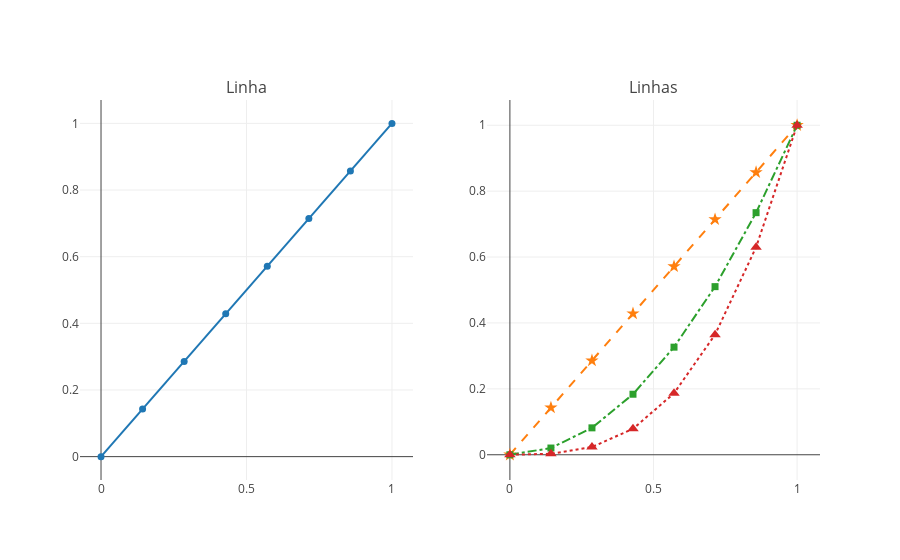

Here is the notebook cell this chart was saved with:
### Code cell
%%time
fig = tools.make_subplots(rows=1, cols=2, print_grid=False,
                          subplot_titles=['Linha', 'Linhas'])

fig.append_trace(linA, 1, 1)
fig.append_trace(linB, 1, 2)
fig.append_trace(quad, 1, 2)
fig.append_trace(cubi, 1, 2)

iplot(fig, filename='grafico-linha', show_link=False)

### Figure 1 — Plotly figure (JSON) as saved in the notebook; plotly's stock layout.template omitted (floating-point values rounded to 4 significant figures)
{"data": [{"marker": {"size": 7, "symbol": "circle"}, "mode": "lines+markers", "name": "linear", "showlegend": false, "type": "scatter", "uid": "24e337a7-562d-4490-9a69-6055d049acde", "x": [0, 0.1429, 0.2857, 0.4286, 0.5714, 0.7143, 0.8571, 1], "xaxis": "x", "y": [0, 0.1429, 0.2857, 0.4286, 0.5714, 0.7143, 0.8571, 1], "yaxis": "y"}, {"line": {"dash": "dash"}, "marker": {"size": 10, "symbol": "star"}, "mode": "lines+markers", "name": "linear", "showlegend": false, "type": "scatter", "uid": "78ffcbdc-7db6-4d32-b3f0-1eed4b1092d6", "x": [0, 0.1429, 0.2857, 0.4286, 0.5714, 0.7143, 0.8571, 1], "xaxis": "x2", "y": [0, 0.1429, 0.2857, 0.4286, 0.5714, 0.7143, 0.8571, 1], "yaxis": "y2"}, {"line": {"dash": "dashdot"}, "marker": {"size": 7, "symbol": "square"}, "mode": "lines+markers", "name": "quadrática", "showlegend": false, "type": "scatter", "uid": "5c3e627b-a91f-45a7-9aef-94e266688463", "x": [0, 0.1429, 0.2857, 0.4286, 0.5714, 0.7143, 0.8571, 1], "xaxis": "x2", "y": [0, 0.02041, 0.08163, 0.1837, 0.3265, 0.5102, 0.7347, 1], "yaxis": "y2"}, {"line": {"dash": "dot"}, "marker": {"size": 10, "symbol": "triangle-up"}, "mode": "lines+markers", "name": "cúbica", "showlegend": false, "type": "scatter", "uid": "e1654715-0e7e-4327-99e4-51a7b2498b8d", "x": [0, 0.1429, 0.2857, 0.4286, 0.5714, 0.7143, 0.8571, 1], "xaxis": "x2", "y": [0, 0.002915, 0.02332, 0.07872, 0.1866, 0.3644, 0.6297, 1], "yaxis": "y2"}], "layout": {"annotations": [{"font": {"size": 16}, "showarrow": false, "text": "Linha", "x": 0.225, "xanchor": "center", "xref": "paper", "y": 1, "yanchor": "bottom", "yref": "paper"}, {"font": {"size": 16}, "showarrow": false, "text": "Linhas", "x": 0.775, "xanchor": "center", "xref": "paper", "y": 1, "yanchor": "bottom", "yref": "paper"}], "xaxis": {"anchor": "y", "domain": [0, 0.45]}, "xaxis2": {"anchor": "y2", "domain": [0.55, 1]}, "yaxis": {"anchor": "x", "domain": [0, 1]}, "yaxis2": {"anchor": "x2", "domain": [0, 1]}}}
